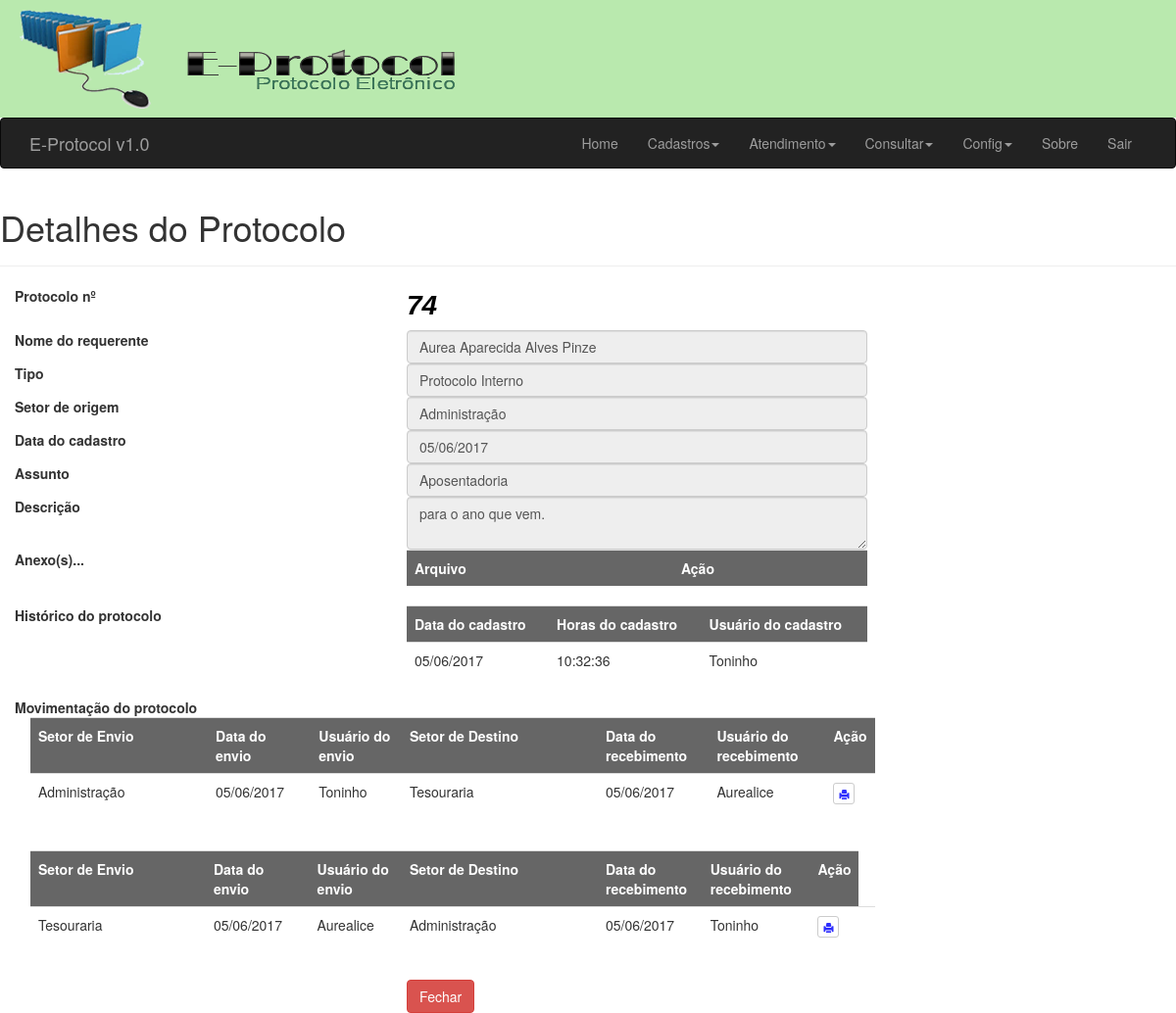
The page /frm/detalhe_proc.php?cod=74 (signed in) on the database as committed earlier.
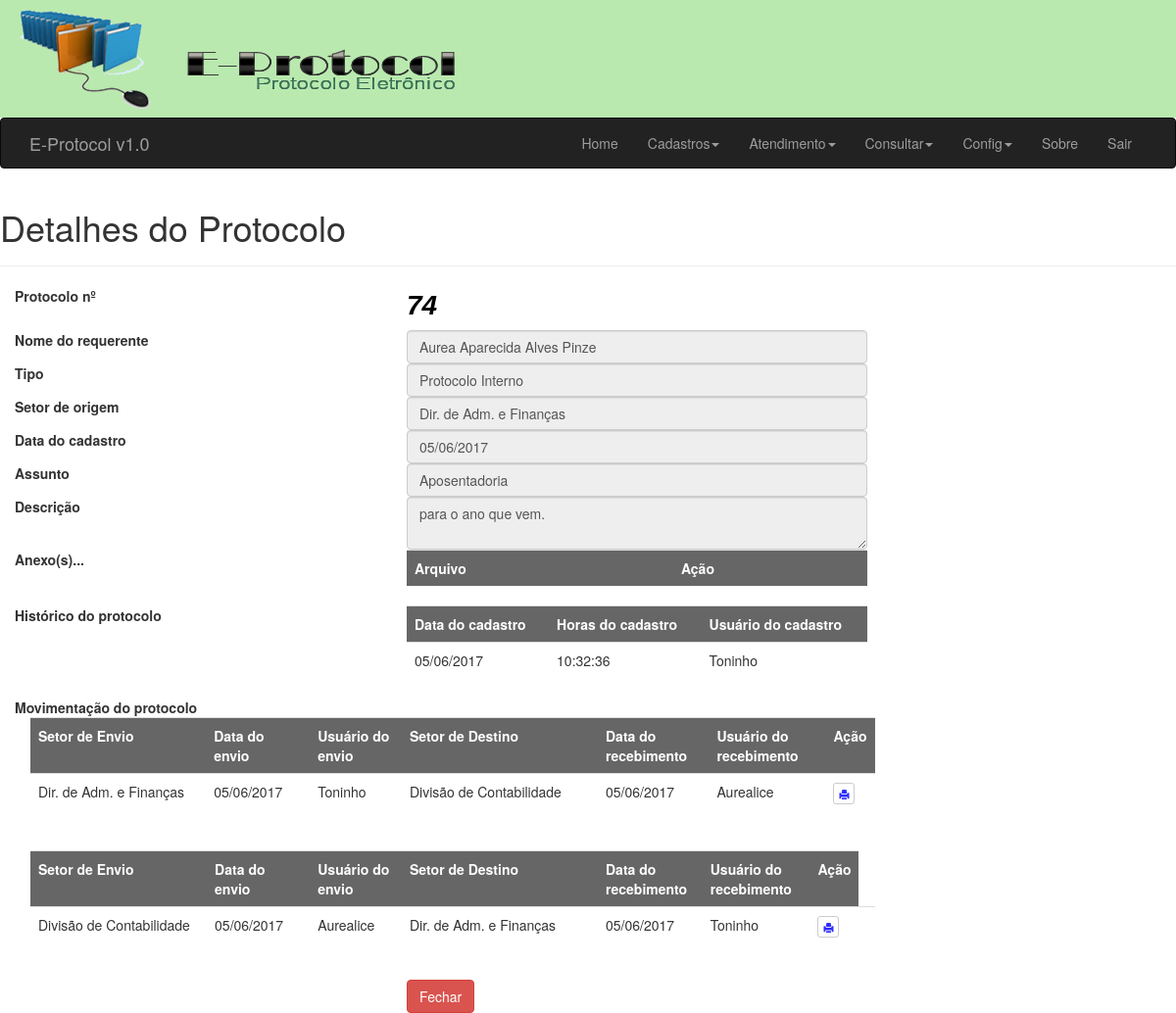
The same page on the database as committed later.
### tables this page shows
CREATE TABLE IF NOT EXISTS `proc` (
  `cod` int(11) NOT NULL AUTO_INCREMENT,
  `cod_req` int(11) NOT NULL,
  `user_id` int(11) NOT NULL,
  `tipo` varchar(2) DEFAULT NULL,
  `assunto` text,
  `descricao` varchar(50) DEFAULT NULL,
  `setor` int(11) DEFAULT NULL,
  `data` date DEFAULT NULL,
  `horas` time DEFAULT NULL,
  PRIMARY KEY (`cod`),
  KEY `cod_req` (`cod_req`),
  KEY `user_id` (`user_id`)
);

CREATE TABLE IF NOT EXISTS `req` (
  `cod` int(10) unsigned NOT NULL AUTO_INCREMENT,
  `nome` varchar(60) NOT NULL,
  `tipo` char(1) NOT NULL,
  `cpf` varchar(18) NOT NULL,
  `sexo` char(1) NOT NULL,
  `tel` varchar(14) DEFAULT NULL,
  `cel` varchar(14) DEFAULT NULL,
  `rec` varchar(14) DEFAULT NULL,
  `email` varchar(30) DEFAULT NULL,
  PRIMARY KEY (`cod`),
  UNIQUE KEY `cpf` (`cpf`)
);

CREATE TABLE IF NOT EXISTS `setor` (
  `cod_setor` int(11) NOT NULL AUTO_INCREMENT,
  `setor` varchar(50) NOT NULL DEFAULT '0',
  PRIMARY KEY (`cod_setor`)
);

CREATE TABLE IF NOT EXISTS `users` (
  `id` int(10) unsigned NOT NULL AUTO_INCREMENT,
  `cod_setor` int(10) unsigned NOT NULL DEFAULT '0',
  `name` varchar(50) DEFAULT NULL,
  `email` varchar(80) NOT NULL,
  `password` varchar(40) NOT NULL,
  `permission` int(10) unsigned DEFAULT NULL,
  PRIMARY KEY (`id`),
  KEY `cod_setor` (`cod_setor`)
);

CREATE TABLE IF NOT EXISTS `encaminhamento` (
  `cod` int(11) NOT NULL AUTO_INCREMENT,
  `cod_prenc` int(11) DEFAULT NULL,
  `cod_stenv` int(11) DEFAULT NULL,
  `cod_stdst` int(11) DEFAULT NULL,
  `cod_rqenc` int(11) DEFAULT NULL,
  `user_env` int(11) DEFAULT NULL,
  `user_rec` int(11) DEFAULT NULL,
  `data_env` date DEFAULT NULL,
  `horas_env` time DEFAULT NULL,
  `data_rec` date DEFAULT NULL,
  `horas_rec` time DEFAULT NULL,
  `obs` text,
  `status` char(1) DEFAULT NULL,
  `statusd` char(1) DEFAULT NULL,
  PRIMARY KEY (`cod`),
  KEY `cod_proc` (`cod_prenc`),
  KEY `cod_setor` (`cod_stdst`),
  KEY `cod_rqenc` (`cod_rqenc`),
  KEY `cod_stenv` (`cod_stenv`)
);

CREATE TABLE IF NOT EXISTS `devolucao` (
  `cod` int(11) NOT NULL AUTO_INCREMENT,
  `cod_prdev` int(11) DEFAULT NULL,
  `cod_stdev` int(11) DEFAULT NULL,
  `cod_storg` int(11) DEFAULT NULL,
  `cod_rqdev` int(11) DEFAULT NULL,
  `user_env` int(11) DEFAULT NULL,
  `user_rec` int(11) DEFAULT NULL,
  `data_env` date DEFAULT NULL,
  `horas_env` time DEFAULT NULL,
  `data_rec` date DEFAULT NULL,
  `horas_rec` time DEFAULT NULL,
  `obs` text,
  `status` char(1) DEFAULT NULL,
  PRIMARY KEY (`cod`),
  KEY `cod_proc` (`cod_prdev`),
  KEY `cod_setor` (`cod_storg`),
  KEY `cod_rqenc` (`cod_rqdev`),
  KEY `cod_stdev` (`cod_stdev`)
);

### frm/detalhe_proc.php (the view, shortened to what this page needs)
<?php
include "_navegacao.php";
require_once "../config/init.php";
$cod = $_GET["cod"];
$sql_query = mysqli_query($link,"SELECT s.cod_setor, s.setor AS desc_setor, p.setor FROM setor s, proc p WHERE s.cod_setor = p.setor AND p.cod = '".$cod."'");
$sql2_query = mysqli_query($link,"SELECT p.cod,  p.tipo, p.assunto, p.descricao, DATE_FORMAT(p.data,'%d/%m/%Y') AS data , p.horas AS horas FROM proc p WHERE p.cod = '".$cod."'");
$sql3_query = mysqli_query($link,"SELECT r.nome FROM req r , proc p WHERE r.cod = p.cod_req AND p.cod = '".$cod."'");
$sql5_query = mysqli_query($link,"SELECT  DATE_FORMAT(p.data,'%d/%m/%Y') AS data , p.horas AS horas, u.name AS usuario FROM proc p, users u WHERE p.user_id = u.id AND p.cod = '".$cod."'");
$sql6_query = mysqli_query($link,"SELECT p.cod , u.name AS usuario_env , s.setor AS setor_env, DATE_FORMAT(e.data_env,'%d/%m/%Y') AS data_env FROM proc p, setor s, users u, encaminhamento e WHERE  e.user_env = u.id AND e.cod_stenv = s.cod_setor AND e.cod_prenc = p.cod AND p.cod ='".$cod."'");
$sql7_query = mysqli_query($link,"SELECT e.cod AS enc_cod, p.cod , u.name AS usuario_rec , s.setor AS setor_dst , DATE_FORMAT(e.data_rec,'%d/%m/%Y') AS data_rec FROM proc p, setor s, users u, encaminhamento e WHERE e.user_rec = u.id AND e.cod_stdst = s.cod_setor AND e.cod_prenc = p.cod AND p.cod='".$cod."'");
$sql8_query = mysqli_query($link,"SELECT p.cod , u.name AS usuario_env , s.setor AS setor_env, DATE_FORMAT(d.data_env,'%d/%m/%Y') AS data_env FROM proc p, setor s, users u, devolucao d WHERE  d.user_env = u.id AND d.cod_storg = s.cod_setor AND d.cod_prdev = p.cod AND p.cod ='".$cod."'");
  $sql9_query = mysqli_query($link,"SELECT d.cod AS dev_cod, p.cod , u.name AS usuario_rec , s.setor AS setor_dst , DATE_FORMAT(d.data_rec,'%d/%m/%Y') AS data_rec FROM proc p, setor s, users u, devolucao d WHERE d.user_rec = u.id AND d.cod_stdev = s.cod_setor AND d.cod_prdev = p.cod AND p.cod='".$cod."'");
$sql10_query = mysqli_query($link,"SELECT e.status AS status FROM encaminhamento e, proc p WHERE e.cod_prenc = p.cod AND p.cod ='".$cod."'");
$sql11_query = mysqli_query($link,"SELECT d.status AS status FROM devolucao d, proc p WHERE d.cod_prdev = p.cod AND p.cod ='".$cod."'");
?>
<!DOCTYPE HTML>
 <html lang="pt-br">
<head>
</head>
<body>
<div class="page-header">
  <h1>Detalhes do Protocolo</h1>
</div>
<form name="cadastro" id="cadastro" method="POST" action="../frm/detalhe_proc.php?cod=<?php echo $cod?>" enctype="multipart/form-data">
<?php $plinha = mysqli_fetch_array($sql2_query)?>
<fieldset>
<?php $rlinha = mysqli_fetch_array($sql3_query)?>
<div class="form-group">
<label class="col-md-4 control-label" for="txtCod">Protocolo nº</label>
  <label class="col-md-5 control-label" /><span style="font-family: Arial; font-size: 28px; font-style:italic; color:#000000;"><?php echo $plinha["cod"] ?></span></label>
  </div>
<div class="form-group">
<label class="col-md-4 control-label" for="txtRequerente">Nome do requerente</label>
  <div class="col-md-5">
     <input type="text" name="txtRequerente" id="txtRequerente" value="<?php echo $rlinha["nome"] ?>" class="form-control input-md" required="" disabled="">
    </div>
</div>
<div class="form-group">
  <label class="col-md-4 control-label" for="txtTipo">Tipo</label>
  <div class="col-md-5">
     <?php
     if ($plinha["tipo"]=='PI') $ptipo = "Protocolo Interno";
     ?>
     <input type="text" name="txtTipo" id="txtTipo" value="<?php echo $ptipo ?>" class="form-control input-md" required="" disabled="">
  </div>
</div>
<div class="form-group">
<?php
  $array = mysqli_fetch_array($sql_query);
  $desc_setor = $array["desc_setor"];
?>
 <label class="col-md-4 control-label" for="txtSetor">Setor de origem</label>
  <div class="col-md-5">
     <input type="text" name="txtSetor" id="txtSetor" value="<?php echo $desc_setor ?>" class="form-control input-md" required="" disabled="">
    </div>
</div>
<div class="form-group">
  <label class="col-md-4 control-label" for="txtDtCad">Data do cadastro</label>
  <div class="col-md-5">
  <input type="text" name="txtDtCad" id="txtDtCad" value="<?php echo $plinha["data"] ?>" class="form-control input-md" required="" disabled="">
  </div>
</div>
<div class="form-group">
  <label class="col-md-4 control-label" for="txtAssunto">Assunto</label>
  <div class="col-md-5">
  <input type="text" name="txtAssunto" id="txtAssunto" value="<?php echo $plinha["assunto"] ?>" placeholder="Digite o assunto" class="form-control input-md" required="" disabled="">
  </div>
</div>
<div class="form-group">
  <label class="col-md-4 control-label" for="txtDescricao">Descrição</label>
  <div class="col-md-5">
  <textarea name="txtDescricao" id="txtDescricao" placeholder="Preencha com a descrição aqui" class="form-control input-md" required="" disabled=""><?php echo $plinha["descricao"]?></textarea>
  </div>
</div>
<div class="form-group">
  <label class="col-md-4 control-label" for="txtFile">Anexo(s)...</label>
  <div class="col-md-5">
  <table cellpadding="0" cellspacing="0" border="0" class="table">
      <tr>
      <th align='center' bgColor='#666666'><font color='#FFF'>Arquivo</th>
      <th align='center' bgColor='#666666'><font color='#FFF'>Ação</th>
      </tr>
    </table>
  </div>
</div>
<div class="form-group">
  <label class="col-md-4 control-label" >Histórico do protocolo</label>
  <div class="col-md-5">
 <table cellpadding="0" cellspacing="0" border="0" class="table">
      <tr>
      <th align='center' bgColor='#666666'><font color='#FFF'>Data do cadastro</th>
      <th align='center' bgColor='#666666'><font color='#FFF'>Horas do cadastro</th>
      <th align='center' bgColor='#666666'><font color='#FFF'>Usuário do cadastro</th>
      </tr>
        <?php $array = mysqli_fetch_array($sql5_query);
        $data = $array["data"];
        $horas = $array["horas"];
        $usuario = $array["usuario"];
        ?>
      <tr>
        <td><?php echo $data ?></td>
        <td><?php echo $horas ?></td>
        <td><?php echo $usuario ?></td>
      </tr>
    </table>
  </div>
</div>
<div class="row">
<div class="form-group col-md-4">
<label style="padding-left: 15px;" class="control-label">Movimentação do protocolo</label>
<table style="position: relative; left:31px; top:-5px;" cellpadding="0" cellspacing="0" border="0" class="table">
      <tr>
      <th align='center' bgColor='#666666'><font color='#FFF'>Setor de Envio</th>
      <th align='center' bgColor='#666666'><font color='#FFF'>Data do envio</th>
      <th align='center' bgColor='#666666'><font color='#FFF'>Usuário do envio</th>
     </tr>
     <?php
        while($m_array = mysqli_fetch_array($sql6_query)){
        $usuario_env = $m_array["usuario_env"];
        $setor_env = $m_array["setor_env"];
        $data_env = $m_array["data_env"];
        ?>
     <tr>
     <td width="200" height="39"><?php echo $setor_env ?></td>
     <td width="110"><?php echo $data_env ?></td>
     <td width="100"><?php echo $usuario_env ?></td>
     </tr>
<?php } ?>
</table>
</div>
<div class="form-group col-md-5">
<table cellpadding="0" cellspacing="0" border="0" class="table">
      <th align='center' bgColor='#666666'><font color='#FFF'>Setor de Destino</th>
      <th align='center' bgColor='#666666'><font color='#FFF'>Data do recebimento</th>
      <th align='center' bgColor='#666666'><font color='#FFF'>Usuário do recebimento</th>
      <th align='center' bgColor='#666666'><font color='#FFF
      '>Ação</th>
      <?php
       $r1 = mysqli_fetch_array($sql10_query);
       $st1 = $r1["status"];
       $permission='disabled = "disabled"';
        if ($st1 == "1")
        { $permission = '';
        }else{
          $permission='disabled = "disabled"';
        }
      ?>
      <?php while($m_array2 = mysqli_fetch_array($sql7_query)){
        $enc_cod = $m_array2["enc_cod"];
        $usuario_rec = $m_array2["usuario_rec"];
        $setor_dst = $m_array2["setor_dst"];
        $data_rec = $m_array2["data_rec"];
       ?>
        <tr>
        <td width="200"><?php echo $setor_dst ?></td>
        <td><?php echo $data_rec ?></td>
        <td><?php echo $usuario_rec ?></td>
        <td><button type="button" class="btn btn-default btn-xs" onclick="window.open('../rel/detalhe.php?cod=<?php echo $enc_cod ?>', '_blank')" <?php echo $permission ?>/>
        <span style="color: #2E2EFE;font-size: 10px;" class="glyphicon glyphicon-print" alt='Imprimir' data-toggle="tooltip_imprimir" title ='Imprimir detalhes do processo'></span>
        </button></td>
      </tr>
      <?php } ?>
      </table>
    </div>
</div>
<div class="row">
<div class="form-group col-md-4">
<table style="position: relative; left:31px; top:0px;" cellpadding="0" cellspacing="0" border="0" class="table">
      <tr>
      <th align='center' bgColor='#666666'><font color='#FFF'>Setor de Envio</th>
      <th align='center' bgColor='#666666'><font color='#FFF'>Data do envio</th>
      <th align='center' bgColor='#666666'><font color='#FFF'>Usuário do envio</th>
     </tr>
     <?php
        while($m_array = mysqli_fetch_array($sql8_query)){
        $usuario_env = $m_array["usuario_env"];
        $setor_env = $m_array["setor_env"];
        $data_env = $m_array["data_env"];
        ?>
     <tr>
     <td width="200" height="39"><?php echo $setor_env ?></td>
     <td width="110"><?php echo $data_env ?></td>
     <td width="100"><?php echo $usuario_env ?></td>
     </tr>
<?php } ?>
</table>
</div>
<div class="form-group col-md-5">
<table cellpadding="0" cellspacing="0" border="0" class="table">
      <th align='center' bgColor='#666666'><font color='#FFF'>Setor de Destino</th>
      <th align='center' bgColor='#666666'><font color='#FFF'>Data do recebimento</th>
      <th align='center' bgColor='#666666'><font color='#FFF'>Usuário do recebimento</th>
      <th align='center' bgColor='#666666'><font color='#FFF
      '>Ação</th>
      <?php
       $r2 = mysqli_fetch_array($sql11_query);
       $st2 = $r2["status"];
       $permission2='disabled = "disabled"';
        if ($st2 == "1")
        { $permission2 = '';
        }else{
          $permission2='disabled = "disabled"';
        }
      ?>
        <?php while($m_array2 = mysqli_fetch_array($sql9_query)){
        $dev_cod = $m_array2["dev_cod"];
        $usuario_rec = $m_array2["usuario_rec"];
        $setor_dst = $m_array2["setor_dst"];
        $data_rec = $m_array2["data_rec"];
       ?>
        <tr>
        <td width="200"><?php echo $setor_dst ?></td>
        <td><?php echo $data_rec ?></td>
        <td><?php echo $usuario_rec ?></td>
        <td><button type="button" class="btn btn-default btn-xs"onclick="window.open('../rel/detalhe_dev.php?cod=<?php echo $dev_cod ?>', '_blank')"
        <?php echo $permission2 ?>/>
        <span style="color: #2E2EFE;font-size: 10px;" class="glyphicon glyphicon-print" alt='Imprimir' data-toggle="tooltip_imprimir" title ='Imprimir detalhes do processo'></span>
        </button><td>
      </tr>
      <?php } ?>
      </table>
  </div>
</div>
<div class="form-group">
  <label class="col-md-4 control-label" for="btnDevolver_proc"></label>
  <div class="col-md-8">
  <input type="button" id="btnFechar" name="btnFechar" value="Fechar" class="btn btn-danger" onclick="javascript:location.href='../index.php'">
  </div>
</div>
</fieldset>
</form>
</body>
</html>

### frm/_navegacao.php (shortened to what this page needs)
<!DOCTYPE html>
<html lang="pt-br">
  <head>
    <link href="../css/principal.css" rel="stylesheet">
    <link href="../lib/bootstrap/css/bootstrap.min.css" rel="stylesheet">
  </head>
  <body>
    <header>
    <div id="cabecalho">
    </div>
    <div class="container">
        <img id="logotipo" src="../img/logo-left.png" alt="Logotipo">
    </div>
    <div class="container">
        <img id="logotipo-principal" src="../img/logo-principal.png">
    </div>
    </header>
    <div >
      <nav class="navbar navbar-inverse">
        <div class="container">
          <div class="navbar-header">
          <a href="#" class="navbar-brand">E-Protocol v1.0</a>
          </div>
        <div class="collapse navbar-collapse" id="barra-navegacao">
        <ul class="nav navbar-nav navbar-right">
        <li><a href="../navegacao.php">Home</a>  </li>
        <li class="dropdown">
        <a href="#" class="dropdown-toggle" data-toggle="dropdown">Cadastros<span class="caret"></span>
        </a>
        </li>
       <li class="dropdown">
        <a href="#" class="dropdown-toggle" data-toggle="dropdown">Atendimento<span class="caret"></span>
        </a>
        </li>
      <li class="dropdown">
        <a href="#" class="dropdown-toggle" data-toggle="dropdown">Consultar<span class="caret"></span>
        </a>
        </li>
        <li class="dropdown">
        <a href="#" class="dropdown-toggle" data-toggle="dropdown">Config<span class="caret"></span>
        </a>
        </li>
        <li><a href="#">Sobre</a>  </li>
        <li><a href="../op/logout.php">Sair</a>  </li>
        </ul>
        </div>
        </div>
      </nav>
    </div>
  </body>
</html>

### css/principal.css (style rules this page uses)
#cabecalho { width: 100%; height: 120px; position: relative; background-color: rgba(168,228,154, .8); }
header #logotipo { position: absolute; top: 10px; left:20px; }
header #logotipo-principal { position: absolute; top: 50px; left:180px; }

Rows that differ between the two databases and show on the page:
changed through a linked row, proc "Protocolo Interno": setor.setor "Administração" → "Dir. de Adm. e Finanças"; setor.setor "Tesouraria" → "Divisão de Contabilidade"
changed setor: txtSetor "Administração" → "Dir. de Adm. e Finanças"
